Frame 1 (no input): blank canvas, image omitted
Frame 60 (no input): blank canvas, image omitted
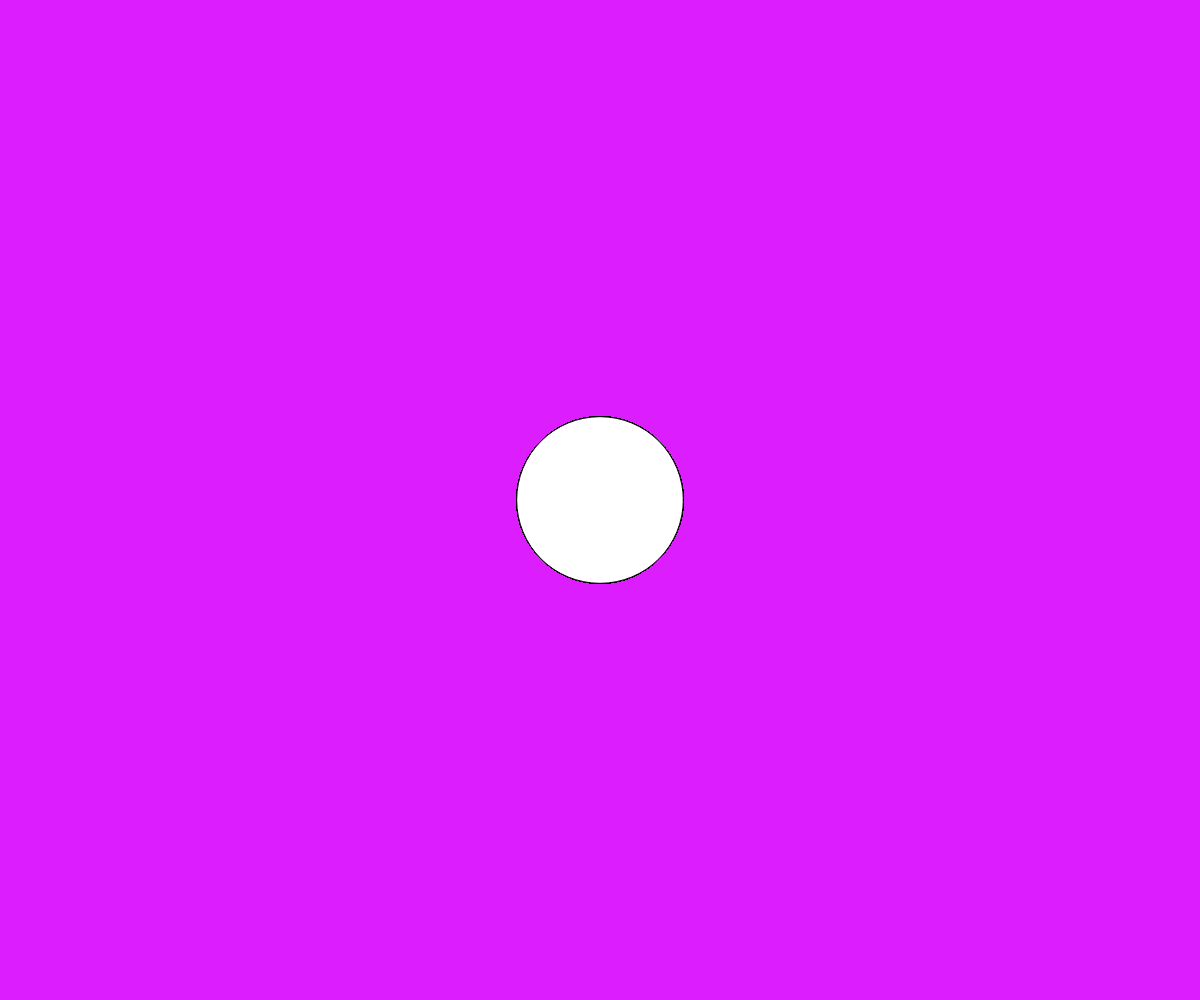
Frame 120 (the mouse pressed at the canvas centre since frame 60)

The p5.js sketch whose frames 1 and 60 were blank and that drew this single picture after the mouse press (run headless with seeded random() and noise() and a simulated clock; from frame 60 on, the mouse is pressed at the canvas centre):

// p5.js sketch
// ── sketch.js
function setup() {
  createCanvas(windowWidth, windowHeight);
  background(220,30,255);
}

function draw() {
       circle(mouseX,mouseY,mouseY/3);
} 
